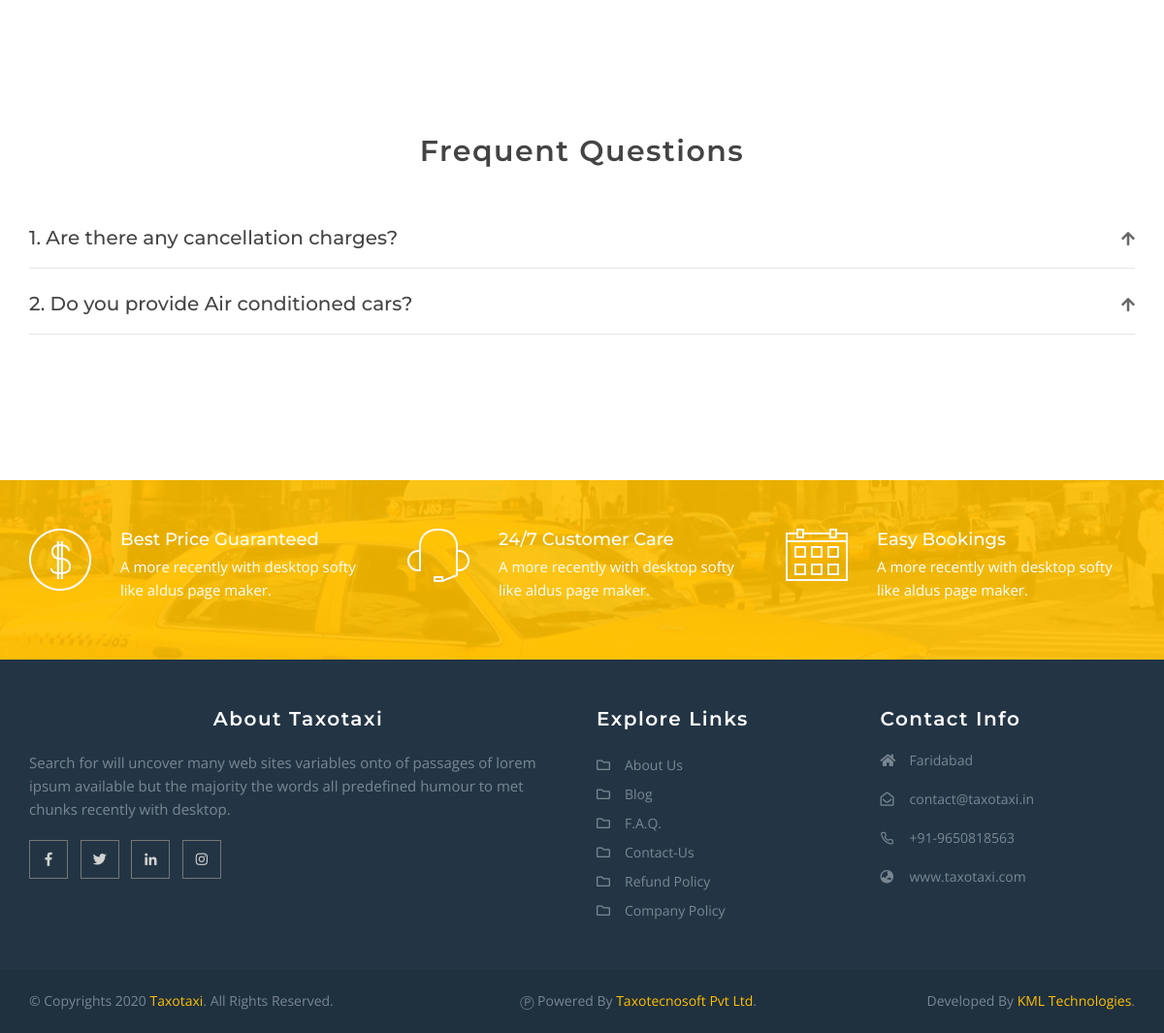
Page /faq/ (lower part) on the earlier database version.
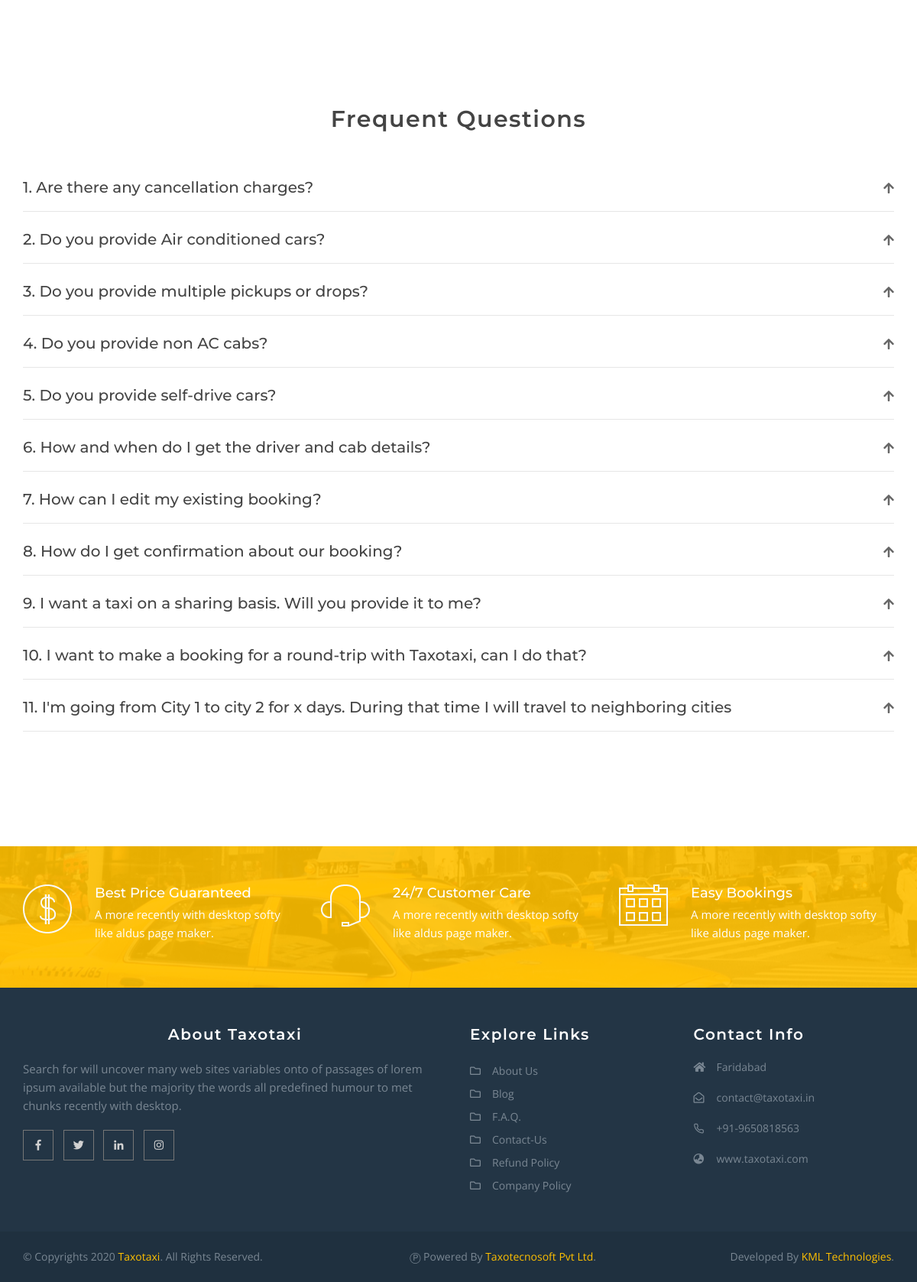
Same page on the later database version.
### core/models.py (models this page shows, shortened)
class faq(models.Model):
    title = models.CharField(max_length=100)
    answer = models.TextField()
    class Meta:
        verbose_name_plural = 'FAQs'

### core/views.py (the view)
# urls.py: path('faq/', views.FAQView, name='faq'),
def FAQView(request):
    faqs = models.faq.objects.all()
    context = {
        'questions':faqs,
    }
    return render(request, 'faq.html', context)

### templates/faq.html (shortened to what this page needs)
{% extends 'base.html' %}
{% load static %}
{% block content %}
		<div class="tj-wrapper">
			<section class="tj-faq">
				<div class="container">
					<div class="row">
						<div class="col-md-12 col-sm-12">
							<div class="tj-heading-style">
								<h3>Frequent Questions</h3>
							</div>
							<div class="tj-accordion-holder">
								<div class="panel-group" id="accordion" role="tablist" aria-multiselectable="true">
									{% for question in questions %}
									<div class="panel panel-default">
										<div class="panel-heading" role="tab" id="tj-tab-10">
											<div class="panel-title">
												<a role="button" data-toggle="collapse" data-parent="#accordion" href="#tj-tab-collapse10" aria-expanded="false" aria-controls="tj-tab-collapse10" class="collapsed">{{ forloop.counter }}. {{ question.title|capfirst }}</a>
											</div>
										</div>
									</div>
                                    {% endfor %}
								</div>
							</div>
						</div>
					</div>
				</div>
			</section>
			<section class="tj-cal-to-action">
				<div class="container">
					<div class="row">
						<div class="col-md-4 col-sm-4">
							<div class="cta-box">
								<img src="{% static 'images/cta-icon1.png' %}" alt="">
								<div class="cta-text">
									<strong>Best Price Guaranteed</strong>
									<p>A more recently with desktop softy  like aldus page maker.</p>
								</div>
							</div>
						</div>
						<div class="col-md-4 col-sm-4">
							<div class="cta-box">
								<img src="{% static 'images/cta-icon2.png' %}" alt="">
								<div class="cta-text">
									<strong>24/7 Customer Care</strong>
									<p>A more recently with desktop softy  like aldus page maker.</p>
								</div>
							</div>
						</div>
						<div class="col-md-4 col-sm-4">
							<div class="cta-box">
								<img src="{% static 'images/cta-icon3.png' %}" alt="">
								<div class="cta-text">
									<strong>Easy Bookings</strong>
									<p>A more recently with desktop softy  like aldus page maker.</p>
								</div>
							</div>
						</div>
					</div>
				</div>
			</section>
		</div>
{% endblock content %}

### templates/base.html (shortened to what this page needs)
{% load static %}
<!DOCTYPE html>
<html style="background-color: white;" lang="en">
    <head>
		<link href="{% static 'css/bootstrap.css' %}" rel="stylesheet">
		<link href="{% static 'css/style.css' %}" rel="stylesheet">
		<link href="{% static 'css/fontawesome-all.min.css' %}" rel="stylesheet">
		<link id="switcher" href="{% static 'css/color.css' %}" rel="stylesheet">
		<link href="{% static 'css/color-switcher.css' %}" rel="stylesheet">
		<link href="{% static 'css/owl.carousel.css' %}" rel="stylesheet">
		<link href="{% static 'css/animate.css' %}" rel="stylesheet">
		<link href="{% static 'css/responsive.css' %}" rel="stylesheet">
        <link href="{% static 'css/icomoon.css' %}" rel="stylesheet">
    </head>
<body>
    <div class="tj-wrapper">
    {% block content %}
    {% endblock content %}
    {% block footer %}
    {% include "footer.html" %}
    {% endblock footer %}
    </div>
</body>
</html>

### templates/navbar.html (shortened to what this page needs)
{% load static %}

### templates/footer.html
			<section class="tj-footer">
				<div class="container">
					<div class="row">
						<div class="col-md-6">
							<div class="about-widget widget">
								<h3>About Taxotaxi</h3>
								<p>Search for will uncover many web sites variables onto of passages of lorem ipsum available but the majority the words all predefined humour to met chunks recently with desktop.</p>
								<ul class="fsocial-links">
									<li><a href="http://www.facebook.com"><i class="fab fa-facebook-f"></i></a></li>
									<li><a href="http://www.twitter.com"><i class="fab fa-twitter"></i></a></li>
									<li><a href="http://www.linkedin.com"><i class="fab fa-linkedin-in"></i></a></li>
									<li><a href="http://www.instagram.com"><i class="fab fa-instagram"></i></a></li>
								</ul>
							</div>
						</div>
						<div class="col-md-3">
							<div class="links-widget widget">
								<h3 style="text-align: left;">Explore Links</h3>
								<ul class="flinks-list">
                                    <li><i class="far fa-folder"></i><a href="">About Us</a></li>
                                    <li><i class="far fa-folder"></i><a href="{% url 'blog:home' %}">Blog</a></li>
                                    <li><i class="far fa-folder"></i><a href="{% url 'core:faq' %}">F.A.Q.</a></li>
                                    <li><i class="far fa-folder"></i><a href="{% url 'core:contact' %}">Contact-Us</a></li>
                                    <li><i class="far fa-folder"></i><a href=""> Refund Policy</a></li>
                                    <li><i class="far fa-folder"></i><a href=""> Company Policy</a></li>
                                </ul>
							</div>
						</div>
						<div class="col-md-3">
							<div class="contact-info widget">
								<h3 style="text-align: left;">Contact Info</h3>
								<ul class="contact-box">
									<li>
										<i class="fas fa-home" aria-hidden="true"></i> Faridabad
									</li>
									<li>
										<i class="far fa-envelope-open"></i>
										<a href="mailto:taxotaxi@booking.com">
										contact@taxotaxi.in</a>
									</li>
									<li>
										<i class="icon-phone icomoon"></i>
										<a href="tel:9650818563">+91-9650818563</a>
									</li>
									<li>
										<i class="fas fa-globe-asia"></i>
										<a href="www.taxotaxi.com">www.taxotaxi.com</a>
									</li>
								</ul>
							</div>
						</div>
					</div>
				</div>
			</section>
			<section class="tj-copyright">
				<div class="container">
					<div class="row">
						<div class="col-md-4 col-sm-4">
							<p>&copy; Copyrights 2020 <a href="https://www.taxotaxi.com">Taxotaxi</a>. All Rights Reserved.</p>
						</div>
						<div class="col-md-4 col-sm-4" >
							<p style="float: right;">&#9413; Powered By <a href="https://kmltechs.com/">Taxotecnosoft Pvt Ltd</a>. </p>
						</div>
						<div class="col-md-4 col-sm-4" >
							<p style="float: right;"> Developed By <a href="https://kmltechs.com/">KML Technologies</a>. </p>
						</div>
					</div>
				</div>
			</section>

### templates/scripts.html (shortened to what this page needs)
{% load static %}

### static_in_venv/css/color.css (style rules this page uses)
.links-widget .flinks-list li a:hover,.contact-box li a:hover,.tj-nav-holder .navbar-default .navbar-nav .dropdown-menu > li > a:hover,.tj-nav-holder .dropdown-menu > li > a:focus,.tj-nav-holder .nav .open > a, .tj-nav-holder .nav .open > a:hover,.tj-nav-holder .nav .open > a:focus, .tj-nav-holder .navbar-default .navbar-nav > .open > a,.tj-nav-holder .navbar-default .navbar-nav > .open > a:hover,.tj-nav-holder .navbar-default .navbar-nav > .open > a:focus,.booking-summary .fare-box strong span,.tj-accordion-holder .panel-title > a[aria-expanded="true"]:after,.about-info .facts-list li i,.about-info a,.tj-copyright p a,.video-tour figure .video-caption a,.fleet-list-box span,.open_hours h4,.trip-cabs-outer .nav-tabs li.active a,.fact-box i,.tj-cal-to-action2 .cta-btn a,.fleet-grid-box .price-box strong,.fleet-list-box .fleet-text .price-box strong,.tj-p404-section .p404-title,.app-info ul li i,.cab-box .cab-price,.cab-box .cab-price span,.cab-box .cab-desc a,.cta-list li .icon,.cta-list li .icomoon,.review-info .rating,.testimonial-info .icomoon,.address-box .icomoon,.fleet-info-box a, .fleet-list-box a,.tj-tweets ul li a,.tj-tweets ul li .date,.navbar-default .navbar-nav .open .dropdown-menu > li > a:hover, .navbar-default .navbar-nav .open .dropdown-menu > li > a:focus, .cab-col-outer .fleet-grid-box a:hover,.tj-nav-holder .navbar-default .navbar-nav > li > a:hover,.tj-nav-holder .navbar-default .navbar-nav > li > a:focus,.fleet-info-box .fleet-info span,.breadcrumb-list li.active,.tj-tweets span,.info_box i,.info_box .info_text .info_title,.service-box .icon-outer i,.tj-logo h1 a,.pagination > .active > a,.pagination > .active > a:hover,.blog-outer .blog_meta li i, .recent-news .detail-box h4 a:hover, ul.cats li a:hover,.blog-text .tj-btn2:hover { color:#ffc000; }
.tj-cal-to-action:after { background: rgba(255,192,0,0.9); }

### static_in_venv/css/icomoon.css (style rules this page uses)
[class^="icon-"], [class*=" icon-"] { font-family: 'icomoon' !important; speak: none; font-style: normal; font-weight: normal; font-variant: normal; text-transform: none; line-height: 1; -webkit-font-smoothing: antialiased; -moz-osx-font-smoothing: grayscale; }
.icon-phone:before { content: "\e905"; }

Differences in the rows shown:
added faq: title "Do you provide multiple pickups or drops?"
added faq: title "Do you provide non AC cabs?"
added faq: title "Do you provide self-drive cars?"
added faq: title "How and when do I get the driver and cab details?"
added faq: title "How can I edit my existing booking?"
added faq: title "How do I get confirmation about our booking?"
added faq: title "I want a taxi on a sharing basis. Will you provide it to me?"
added faq: title "I want to make a booking for a round-trip with Taxotaxi, can I do that?"
added faq: title "I'm going from City 1 to city 2 for x days. During that time I will travel to neighboring cities"
